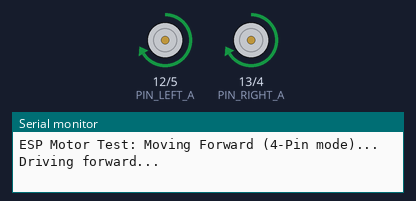
Recording of a sketch running on a simulated ESP32. Parts: motor-driver pin pairs drawn as motors (green arrow = first pin HIGH = forward, orange = second pin HIGH = backward, longer = more drive), the last lines printed to the serial monitor.

Above: at 3.5 s.
At 7.0 s:
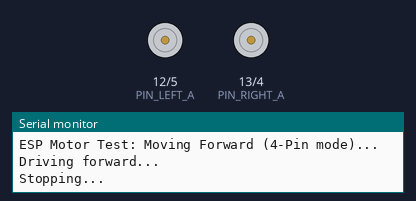
Timing chart, 0 to 10.1 s (numbered marks = the images above):
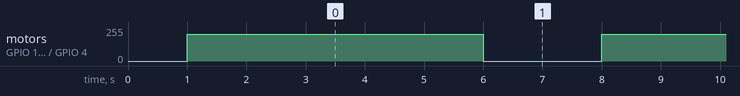

Measured:
- by itself, motor on GPIO 12 (PIN_LEFT_A) / GPIO 5 (PIN_LEFT_B), motor on GPIO 13 (PIN_RIGHT_A) / GPIO 4 (PIN_RIGHT_B): alternates forward 200/255 for 5.0 s and stopped for 2.0 s

The sketch:

move_forward.ino
```cpp
/**
 * ESP32 Move Forward Code (4-Pin Motor Driver)
 *
 * This sketch drives a two-wheeled robot forward.
 * Configured for 4-pin motor control (like DRV8833, MX1508, or L298N without speed enable pins).
 *
 * Pin mapping:
 * - Left Motor:  GPIO 12 and GPIO 5
 * - Right Motor: GPIO 13 and GPIO 4
 */

// ==========================================
// PIN CONFIGURATION
// ==========================================
const int PIN_LEFT_A  = 12; // Left Motor Pin A
const int PIN_LEFT_B  = 5;  // Left Motor Pin B
const int PIN_RIGHT_A = 13; // Right Motor Pin A
const int PIN_RIGHT_B = 4;  // Right Motor Pin B

// Speed values range from 0 (stopped) to 255 (full speed)
const int MOVE_SPEED = 200;

/**
 * Sets motor speeds and directions for 4-pin control.
 * Positive speed = forward, Negative speed = backward, 0 = stop.
 */
void set_motor_velocities(int left_speed, int right_speed) {
  // Left Motor Control
  if (left_speed > 0) {
    analogWrite(PIN_LEFT_A, constrain(abs(left_speed), 0, 255));
    analogWrite(PIN_LEFT_B, 0);
  } else if (left_speed < 0) {
    analogWrite(PIN_LEFT_A, 0);
    analogWrite(PIN_LEFT_B, constrain(abs(left_speed), 0, 255));
  } else {
    analogWrite(PIN_LEFT_A, 0);
    analogWrite(PIN_LEFT_B, 0);
  }

  // Right Motor Control
  if (right_speed > 0) {
    analogWrite(PIN_RIGHT_A, constrain(abs(right_speed), 0, 255));
    analogWrite(PIN_RIGHT_B, 0);
  } else if (right_speed < 0) {
    analogWrite(PIN_RIGHT_A, 0);
    analogWrite(PIN_RIGHT_B, constrain(abs(right_speed), 0, 255));
  } else {
    analogWrite(PIN_RIGHT_A, 0);
    analogWrite(PIN_RIGHT_B, 0);
  }
}

void setup() {
  // Initialize Serial Monitor
  Serial.begin(115200);
  Serial.println("ESP Motor Test: Moving Forward (4-Pin mode)...");

  // Configure pins as outputs
  pinMode(PIN_LEFT_A, OUTPUT);
  pinMode(PIN_LEFT_B, OUTPUT);
  pinMode(PIN_RIGHT_A, OUTPUT);
  pinMode(PIN_RIGHT_B, OUTPUT);

  // Stop the motors initially
  set_motor_velocities(0, 0);
  delay(1000); // Wait 1 second before starting
}

void loop() {
  // Drive forward at the configured speed
  Serial.println("Driving forward...");
  set_motor_velocities(MOVE_SPEED, MOVE_SPEED);

  delay(5000); // Drive forward for 5 seconds

  // Stop for 2 seconds
  Serial.println("Stopping...");
  set_motor_velocities(0, 0);

  delay(2000); // Wait 2 seconds before repeating
}
```
